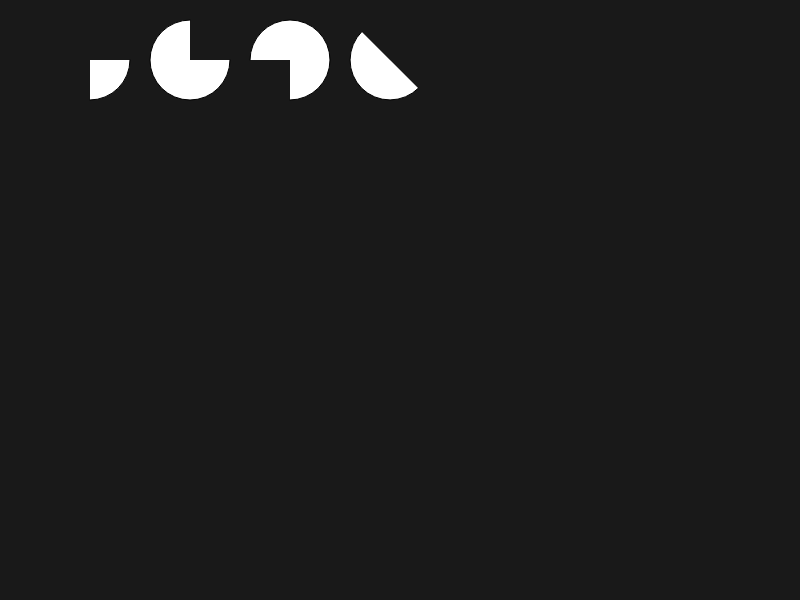
Frame 1 (no input)
Frame 60 (no input): identical to frame 1, image omitted
Frame 120 (the mouse pressed at the canvas centre since frame 60): identical to frame 1, image omitted

The p5.js sketch that drew this single still picture (run headless with seeded random() and noise() and a simulated clock; from frame 60 on, the mouse is pressed at the canvas centre):

// p5.js sketch
// ── sketch.js
function setup() {
createCanvas(800, 600);
}
function draw() {
background(25);
arc(90, 60, 80, 80, 0, HALF_PI);
arc(190, 60, 80, 80, 0, PI+HALF_PI);
arc(290, 60, 80, 80, PI, TWO_PI+HALF_PI);
arc(390, 60, 80, 80, QUARTER_PI, PI+QUARTER_PI);
}
